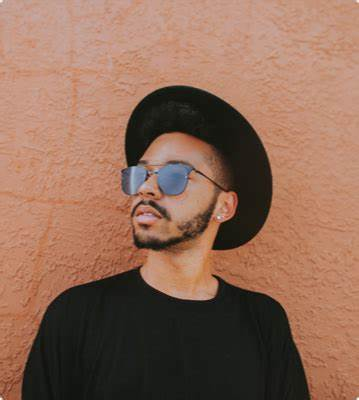
#> input picture images/test.jpg, 359 x 400 px
$ python -i scripts.py   (imports and definitions only)
#> lines starting #> are read from the running program, lines starting #| are printed output that depends on the picture
#> further down, picture is the input picture: shape (400, 359, 3); mean B, G, R 86.9, 105.9, 142.9
import cv2
import numpy as np
import matplotlib.pyplot as plt

def image_negative(image):
    """Compute the negative of an image."""
    return 255 - image

# [25 lines left out: functions gamma_correction, logarithmic_transform, contrast_stretching, not called in this run]

def histogram_equalization(image):
    """Apply histogram equalization to an image."""
    if len(image.shape) == 3:  # RGB image
        # Convert to YUV color space
        yuv_img = cv2.cvtColor(image, cv2.COLOR_BGR2YUV)
#> yuv_img: shape (400, 359, 3); mean of channels 0, 1, 2 114.8, 114.3, 152.6
        # Apply histogram equalization to Y channel
        yuv_img[:,:,0] = cv2.equalizeHist(yuv_img[:,:,0])
#> yuv_img: shape (400, 359, 3); mean of channels 0, 1, 2 130, 114.3, 152.6
        # Convert back to BGR
        return cv2.cvtColor(yuv_img, cv2.COLOR_YUV2BGR)
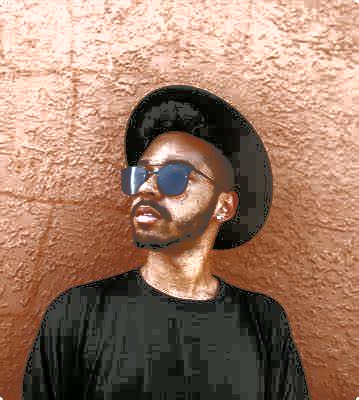
#> returned value: shape (400, 359, 3); mean B, G, R 102.1, 121.1, 155.7
    else:  # Grayscale image
        return cv2.equalizeHist(image)

# [24 lines left out: functions intensity_level_slicing, bit_plane_slicing, not called in this run]

>>> import cv2
>>> picture = cv2.imread('images/test.jpg')
>>> result = histogram_equalization(picture)
